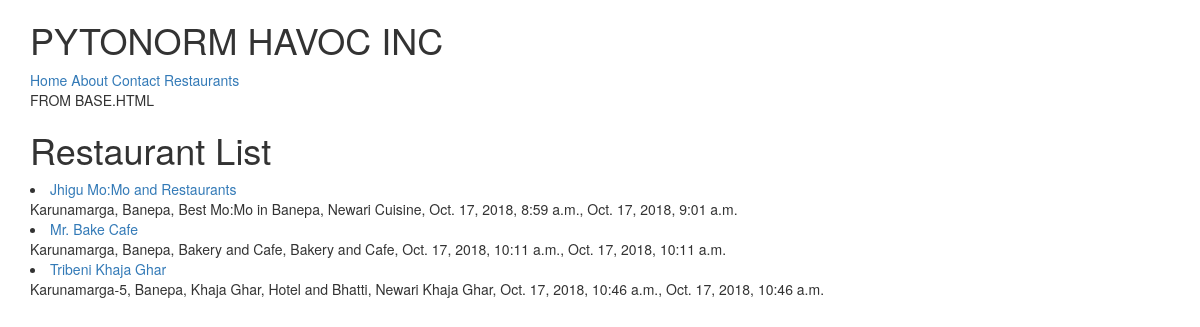
/restaurants/, run on an earlier commit of the app's database.
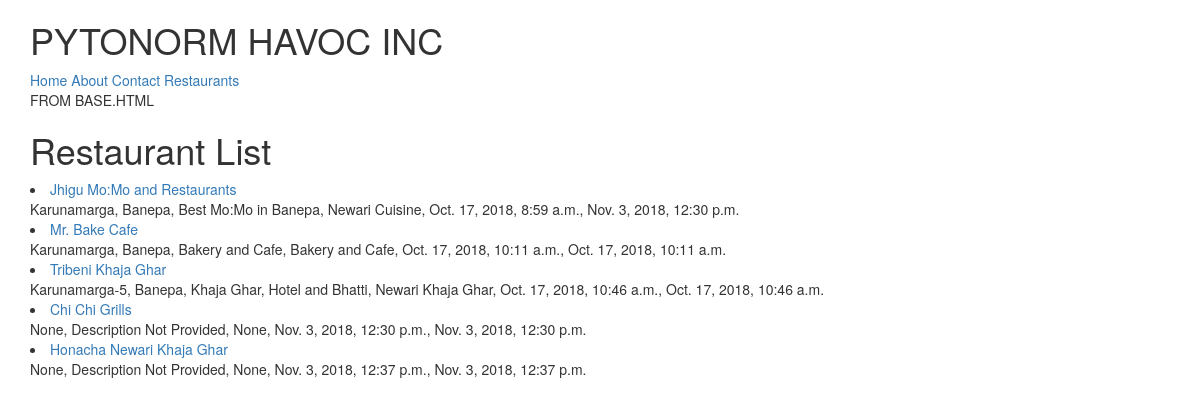
And on a later commit of the database.
### restaurants/models.py (models this page shows, shortened)
class RestaurantLocation(models.Model):
	name = models.CharField(max_length=120)
	description = models.TextField(default='Description Not Provided')
	location = models.CharField(max_length=120, null=True, blank=True)
	category = models.CharField(max_length=120, null=True, blank=True)
	added_date = models.DateTimeField(auto_now_add=True)
	updated_date = models.DateTimeField(auto_now=True)
	slug = models.SlugField(null=True, blank=True)
	def __str__(self):
		return self.name

### restaurants/views.py (the view)
# urls.py: url(r'^restaurants/$', RestaurantListView.as_view()),
class RestaurantListView(ListView):
	def get_queryset(self):
		slug = self.kwargs.get("slug")
		if slug:
			queryset = RestaurantLocation.objects.filter(
					Q(category__iexact=slug) |
					Q(category__icontains=slug)
				)
		else:
			queryset = RestaurantLocation.objects.all()
		return queryset

### restaurants/templates/restaurants/restaurantlocation_list.html (shortened to what this page needs)
{% extends "base.html" %}
{% block content %}
	<h1>Restaurant List</h1>
	{% for obj in object_list %}
		<li><a href='/restaurants/{{ obj.slug }}/'>{{ obj }}</a><br/>
		 {{ obj.location }}, {{ obj.description }}, {{ obj.category }}, {{ obj.added_date }}, {{ obj.updated_date }}</li>
	{% endfor %}
{% endblock content %}

### templates/base.html (shortened to what this page needs)
<!DOCTYPE html>
<html lang="en">
    <head>
        {% include 'snippets/css.html' %}
    </head>
    <body>
    	{% include 'snippets/nav.html' %}
        <div class="container">
        	<p> FROM BASE.HTML </p>
        	{% block content %}{% endblock content %}
        </div>
    </body>
</html>

### templates/snippets/css.html (shortened to what this page needs)
<link rel="stylesheet" href="https://maxcdn.bootstrapcdn.com/bootstrap/3.3.7/css/bootstrap.min.css">
<link rel="stylesheet" href="https://maxcdn.bootstrapcdn.com/bootstrap/3.3.7/css/bootstrap-theme.min.css">

### templates/snippets/nav.html
<div class="container">
	<h1> PYTONORM HAVOC INC</h1>
	<a href="/">Home</a>
	<a href="/about">About</a>
	<a href="/contact">Contact</a>
	<a href="/restaurants">Restaurants</a>
</div>

What changed in the data, as far as the page shows it:
changed RestaurantLocation "Jhigu Mo:Mo and Restaurants": updated_date "Oct. 17, 2018, 9:01 a.m." → "Nov. 3, 2018, 12:30 p.m."
added RestaurantLocation: name "Chi Chi Grills", location "None", description "Description Not Provided", category "None", added_date "Nov. 3, 2018, 12:30 p.m.", updated_date "Nov. 3, 2018, 12:30 p.m."
added RestaurantLocation: name "Honacha Newari Khaja Ghar", location "None", description "Description Not Provided", category "None", added_date "Nov. 3, 2018, 12:37 p.m.", updated_date "Nov. 3, 2018, 12:37 p.m."
